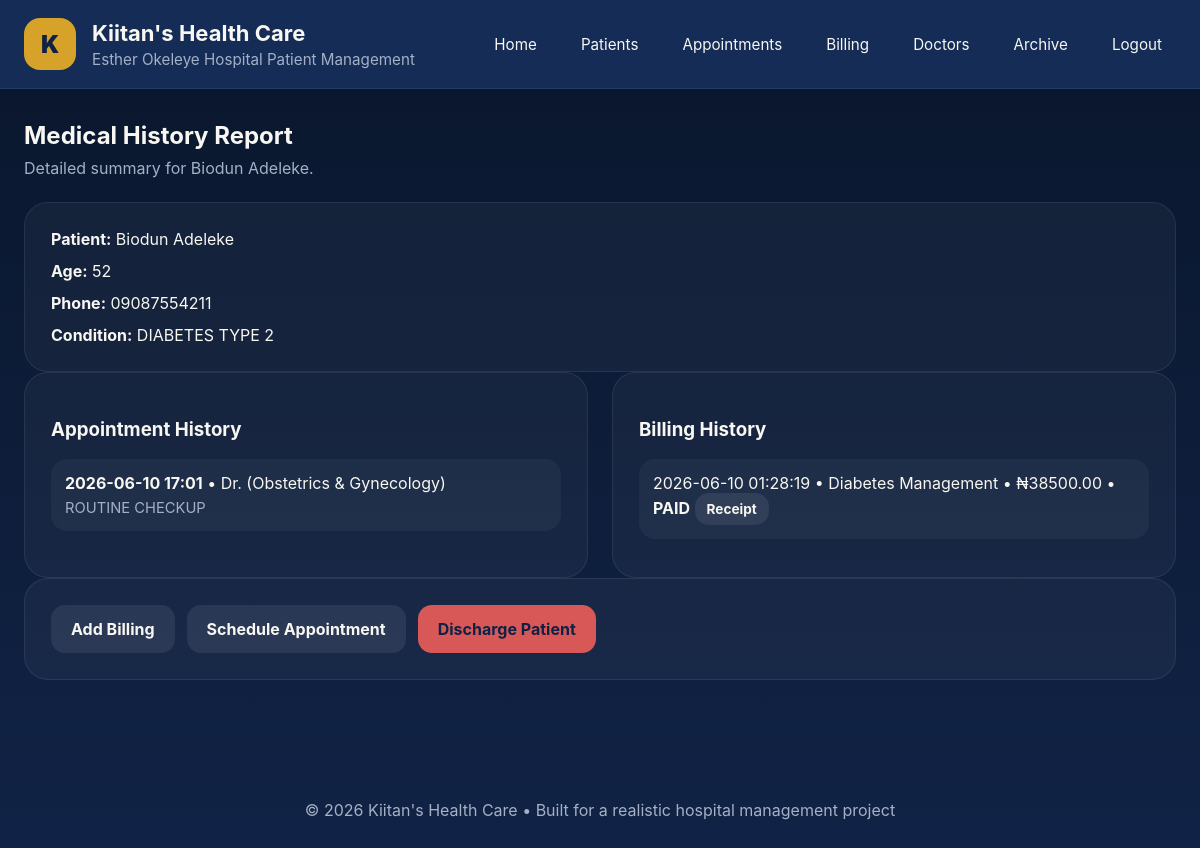
Screenshot of /report/2 (signed in) with the database file from the repository.
### tables this page shows
CREATE TABLE patients (
            id INTEGER PRIMARY KEY AUTOINCREMENT,
            first_name TEXT NOT NULL,
            last_name TEXT NOT NULL,
            age INTEGER NOT NULL,
            gender TEXT NOT NULL,
            phone TEXT NOT NULL,
            email TEXT,
            address TEXT,
            condition TEXT,
            emergency INTEGER DEFAULT 0,
            admitted_at TEXT,
            discharged INTEGER DEFAULT 0
        );

CREATE TABLE appointments (
            id INTEGER PRIMARY KEY AUTOINCREMENT,
            patient_id INTEGER NOT NULL,
            doctor_id INTEGER,
            doctor TEXT,
            department TEXT NOT NULL,
            appointment_time TEXT NOT NULL,
            notes TEXT,
            FOREIGN KEY(patient_id) REFERENCES patients(id),
            FOREIGN KEY(doctor_id) REFERENCES doctors(id)
        );

CREATE TABLE bills (
            id INTEGER PRIMARY KEY AUTOINCREMENT,
            patient_id INTEGER NOT NULL,
            service TEXT NOT NULL,
            amount REAL NOT NULL,
            created_at TEXT NOT NULL, status TEXT NOT NULL DEFAULT 'PENDING',
            FOREIGN KEY(patient_id) REFERENCES patients(id)
        );

### app.py (the view)
@app.route("/report/<int:patient_id>")
@login_required
def report(patient_id):
    db = get_db_connection()
    patient = db.execute("SELECT * FROM patients WHERE id = ?", (patient_id,)).fetchone()
    if patient is None:
        flash("Patient not found.", "danger")
        return redirect(url_for("patients"))
    appointments = db.execute(
        "SELECT a.appointment_time, COALESCE(d.name, a.doctor) AS doctor_name, a.department, a.notes FROM appointments a LEFT JOIN doctors d ON a.doctor_id = d.id WHERE a.patient_id = ? ORDER BY appointment_time DESC",
        (patient_id,),
    ).fetchall()
    bills = db.execute("SELECT * FROM bills WHERE patient_id = ? ORDER BY created_at DESC", (patient_id,)).fetchall()
    return render_template("reports.html", patient=patient, appointments=appointments, bills=bills)

### app.py (called while the page is built)
def get_db_connection():
    db = getattr(g, "db", None)
    if db is None:
        db = sqlite3.connect(app.config["DATABASE"])
        db.row_factory = sqlite3.Row
        g.db = db
    return db

def login_required(view):
    @wraps(view)
    def wrapped_view(**kwargs):
        if not session.get("user"):
            return redirect(url_for("login"))
        return view(**kwargs)
    return wrapped_view

@app.context_processor
def inject_user():
    return {
        "logged_in": bool(session.get("user")),
        "current_user": session.get("user"),
    }

### templates/reports.html
{% extends "base.html" %}
{% block content %}
<section class="section-block">
  <div class="section-intro">
    <h2>Medical History Report</h2>
    <p>Detailed summary for {{ patient.first_name }} {{ patient.last_name }}.</p>
  </div>
  <div class="panel">
    <div class="report-summary">
      <div>
        <strong>Patient:</strong> {{ patient.first_name }} {{ patient.last_name }}
      </div>
      <div><strong>Age:</strong> {{ patient.age }}</div>
      <div><strong>Phone:</strong> {{ patient.phone }}</div>
      <div><strong>Condition:</strong> {{ patient.condition or 'N/A' }}</div>
    </div>
  </div>
  <div class="grid-two">
    <div class="panel">
      <h3>Appointment History</h3>
      {% if appointments %}
      <ul class="list-highlight">
        {% for appointment in appointments %}
        <li>
          <strong>{{ appointment.appointment_time }}</strong> • Dr. {{ appointment.doctor }}
          ({{ appointment.department }})
          {% if appointment.notes %}<div class="small-text">{{ appointment.notes }}</div>{% endif %}
        </li>
        {% endfor %}
      </ul>
      {% else %}
      <p>No appointments scheduled yet.</p>
      {% endif %}
    </div>
    <div class="panel">
      <h3>Billing History</h3>
      {% if bills %}
      <ul class="list-highlight">
        {% for bill in bills %}
        <li>
          {{ bill.created_at }} • {{ bill.service }} • ₦{{ '%.2f' | format(bill.amount) }} •
          <strong>{{ bill.status }}</strong>
          {% if bill.status == 'PAID' %}
          <a href="{{ url_for('receipt', bill_id=bill.id) }}" class="button secondary small-button">Receipt</a>
          {% endif %}
        </li>
        {% endfor %}
      </ul>
      {% else %}
      <p>No billing records yet.</p>
      {% endif %}
    </div>
  </div>
  <div class="panel report-actions">
    <a href="/billing" class="button secondary">Add Billing</a>
    <a href="/appointments" class="button secondary">Schedule Appointment</a>
    <a href="/discharge/{{ patient.id }}" class="button danger">Discharge Patient</a>
  </div>
</section>
{% endblock %}

### static/css/style.css (style rules this page uses)
* { box-sizing: border-box; }
:root { --bg: #0f2144; --surface: #142c56; --surface-alt: #1e3b6d; --accent: #d7a22a; --text: #f8f7f2; --muted: #a5b0c5; --danger: #d85858; --success: #4aa96c; }
body { margin: 0; font-family: Inter, ui-sans-serif, system-ui, -apple-system, BlinkMacSystemFont, "Segoe UI", sans-serif; color: var(--text); background: linear-gradient(180deg, #09162c 0%, #112346 100%); }
.button { display: inline-flex; align-items: center; justify-content: center; padding: 14px 20px; border-radius: 14px; border: none; color: var(--bg); text-decoration: none; font-weight: 700; cursor: pointer; }
.button.secondary { background: rgba(255, 255, 255, 0.08); color: var(--text); }
.button.danger { background: var(--danger); }
.section-block { margin-bottom: 32px; }
.section-intro { margin-bottom: 24px; }
.section-intro h2 { margin: 0 0 8px; }
.section-intro p { margin: 0; color: var(--muted); }
.grid-two { display: grid; grid-template-columns: 1fr 1fr; gap: 24px; }
.panel { background: rgba(255, 255, 255, 0.04); border: 1px solid rgba(255, 255, 255, 0.08); border-radius: 24px; padding: 26px; }
.list-highlight { list-style: none; padding: 0; margin: 0; }
.list-highlight li { padding: 14px; border-radius: 16px; background: rgba(255, 255, 255, 0.04); margin-bottom: 12px; }
.small-text { color: var(--muted); margin-top: 6px; font-size: 0.92rem; }
.report-summary { display: grid; gap: 12px; font-size: 1rem; }
.report-actions { display: flex; gap: 12px; flex-wrap: wrap; }
.small-button { padding: 8px 12px; font-size: 0.85rem; }

### rows the page displays
patients: first_name "Biodun", last_name "Adeleke", age "52", phone "09087554211", condition "DIABETES TYPE 2"
appointments: appointment_time "2026-06-10 17:01", department "Obstetrics & Gynecology", notes "ROUTINE CHECKUP"
bills: created_at "2026-06-10 01:28:19", service "Diabetes Management", amount "38500.00", status "PAID"
